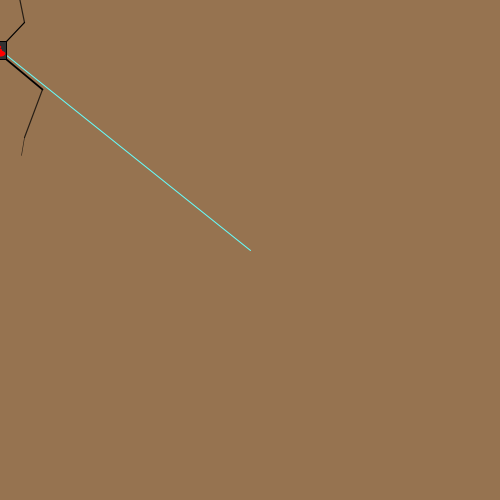
Frame 1 (no input)
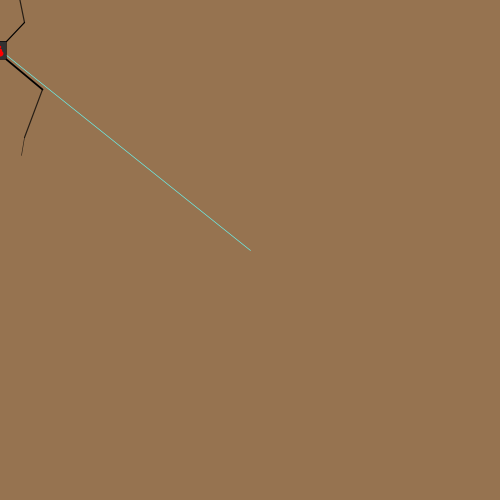
Frame 60 (the mouse pressed at the canvas centre just before this capture)
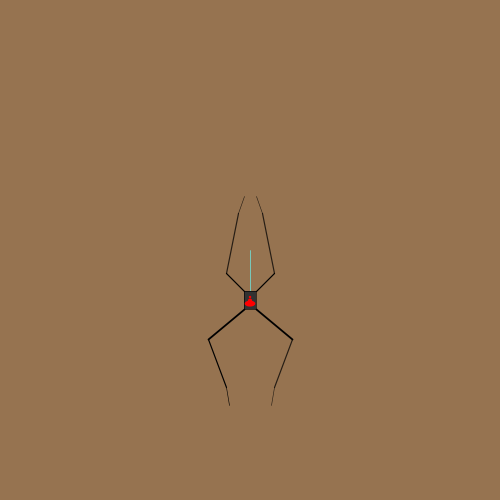
Frame 120 (the mouse held since frame 60 and released just before this capture)

The Processing sketch that drew these frames (run headless with seeded random() and noise(); from frame 60 on, the mouse is pressed at the canvas centre):

// Processing sketch: processing_19241
// ── processing_19241.pde

//01/22/2011  |  Molly Morin  |  mollymorin.com
//development sample for lesson 2, learning processing
//created for Emerging Formats for Digital Art, University of Notre Dame
//Conditionals...if I clik, it starts a silk thread


////variables:  we will slowly move values that define your sketch here

float centerX = 250;//the horizontal center...this will become mouseX mouseY 
float centerY = 250;//the vertical center

float scX = 0.3;

float webX=centerX;//<---new variables...see below how they will determine the start of a line
float webY=centerY;

////setup:  this defines the size and some features of your sketch
void setup(){
  size (500,500);
  smooth();
}

////draw:  this is where the action happens
void draw(){
  
  centerX = mouseX;
  centerY = mouseY+50;
  
  background(150, 115, 80);

  //a conditional!  if i clik the mouse, the variables webX, webY will be the xy values of this point
  if(mousePressed){
    webX=mouseX;
    webY=mouseY;
  }
  
  //web line. 
  stroke (100, 255, 255);
  line (mouseX, mouseY+50, webX, webY);
  
  rectMode(CENTER);
  
  //body
  stroke(0);
  fill(50);

  rect(centerX, centerY, 40*scX, 60*scX); 
  
  //spots on body
  noStroke();
  fill(255,0,0);
  ellipse(centerX, centerY-10*scX, 8*scX, 8*scX);
  ellipse(centerX, centerY+2*scX, 14*scX, 14*scX); 
  ellipse(centerX, centerY+12*scX, random(19,45)*scX, 20*scX);//<---this makes the red dot flutter a little
  
  //front left leg, yep, keep scaling.  use command+c and command+v to paste
  stroke(0); //solid black
  strokeWeight(4*scX);//yes, even the strokes are getting scaled
  line (centerX-20*scX, centerY-30*scX, centerX-80*scX, centerY-90*scX);//body segment
  stroke(0, 190);
  line (centerX-80*scX, centerY-90*scX, centerX-40*scX, centerY-290*scX);//middle segment
  strokeWeight(2*scX);
  line (centerX-40*scX, centerY-290*scX, centerX-20*scX, centerY-344*scX);//end segment
  
  //front right leg
  stroke(0); 
  strokeWeight(4*scX);
  line (centerX+20*scX, centerY-30*scX, centerX+80*scX, centerY-90*scX);//body segment
  stroke(0, 190);
  line (centerX+80*scX, centerY-90*scX, centerX+40*scX, centerY-290*scX);//middle segment
  strokeWeight(2*scX);
  line (centerX+40*scX, centerY-290*scX, centerX+20*scX, centerY-344*scX);//end segment
  
  //back left leg
  stroke(0); 
  strokeWeight(6*scX);
  line (centerX-20*scX, centerY+30*scX, centerX-140*scX, centerY+130*scX);//body segment
  strokeWeight(2);
  strokeWeight(4*scX);
  line (centerX-140*scX, centerY+130*scX, centerX-80*scX, centerY+290*scX);//middle segment
  strokeWeight(2*scX);
  line (centerX-80*scX, centerY+290*scX, centerX-70*scX, centerY+350*scX);//end segment
  
  //back right leg
  stroke(0); 
  strokeWeight(6*scX);
  line (centerX+20*scX, centerY+30*scX, centerX+140*scX, centerY+130*scX);//body segment
  strokeWeight(4*scX);
  stroke(0, 190);
  line (centerX+140*scX, centerY+130*scX, centerX+80*scX, centerY+290*scX);//middle segment
  strokeWeight(2*scX);
  line (centerX+80*scX, centerY+290*scX, centerX+70*scX, centerY+350*scX);//end segment
  


}


//notes:  This is not effecient, even for a sketch without variables
//that's OK, we can make it more efficient later
